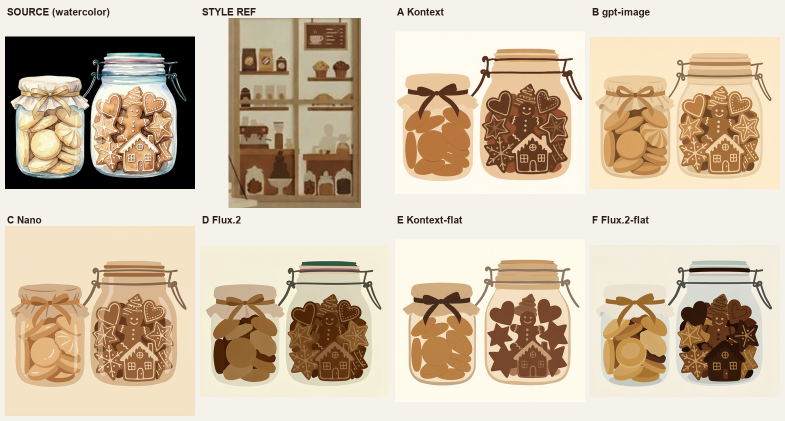
#> input picture tasks/cafe-jars-restyle/boards/board.png, 1570 x 842 px (shown at 1/2 size)
$ python style_board.py --refs ../tasks/cafe-jars-restyle/boards/board.png --cands ../tasks/cafe-jars-restyle/boards/board.png --out out.png
#> lines starting #> are read from the running program, lines starting #| are printed output that depends on the picture
#!/usr/bin/env python3
"""Build a full-size side-by-side style-comparison board for HUMAN judging.

Given one or more REFERENCE style images and one or more CANDIDATE images, lay
them out in two labeled column-groups (REFERENCE on the left, CANDIDATE on the
right) on a single PNG. Images are kept LARGE and legible -- they are scaled to
a common, generous row height (default 1000px) WITHOUT downscaling to thumbnails,
so a human can actually judge brushwork, palette, bleed, and edge treatment.

CLI:
  python3 scripts/style_board.py --refs A.png[,B.png] --cands C.png[,D.png] --out board.png

Options:
  --refs    Comma-separated reference style image paths (required, >=1).
  --cands   Comma-separated candidate image paths (required, >=1).
  --out     Output PNG path (required).
  --height  Target per-image display height in px (default 1000). Images smaller
            than this are NOT upscaled past their native size unless --upscale.
  --upscale Allow upscaling small images up to --height (default off).
  --title   Optional board title text.

Deps: Pillow only.
"""
from __future__ import annotations

import argparse
import sys
from pathlib import Path

from PIL import Image, ImageDraw, ImageFont

BG = (250, 250, 248)
INK = (20, 20, 20)
REF_BADGE = (40, 110, 60)
CAND_BADGE = (150, 60, 30)
DIVIDER = (150, 150, 150)

MARGIN = 28          # outer margin
GAP = 24             # gap between adjacent images
GROUP_GAP = 56       # gap between the REFERENCE group and the CANDIDATE group
CAP_H = 40           # per-image caption strip height
HEADER_H = 64        # column-group header height
TITLE_H = 44         # optional top title height


def load_font(size: int):
    for p in ("/System/Library/Fonts/Supplemental/Arial.ttf",
              "/System/Library/Fonts/Helvetica.ttc",
              "/Library/Fonts/Arial.ttf",
              "/usr/share/fonts/truetype/dejavu/DejaVuSans.ttf"):
        try:
            return ImageFont.truetype(p, size)
        except Exception:
            continue
    return ImageFont.load_default()


def parse_list(arg: str) -> list[Path]:
    out = []
    for tok in arg.split(","):
        tok = tok.strip()
        if not tok:
            continue
        out.append(Path(tok).expanduser())
    return out


def load_scaled(path: Path, target_h: int, upscale: bool):
    """Open image, scale to target_h height preserving aspect.

    Never downscales below the data unnecessarily: target_h is the common row
    height. If the native height is smaller and --upscale is off, the image is
    kept at native size (so we never invent detail), but it still sits in a row
    sized to target_h.
    """
#> called with target_h = 1000, upscale = False
    im = Image.open(path).convert("RGB")
#> im is the input picture: PIL image 1570x842 RGB; mean R, G, B 205.7, 188.5, 165.8
    w, h = im.size
#> w = 1570; h = 842
    if h == target_h:
        return im
    if h > target_h or upscale:
        scale = target_h / float(h)
        new_w = max(1, round(w * scale))
        im = im.resize((new_w, target_h), Image.LANCZOS)
    return im


def text_w(draw, s, font) -> int:
    try:
        l, t, r, b = draw.textbbox((0, 0), s, font=font)
        return r - l
    except Exception:
        return draw.textlength(s, font=font) if hasattr(draw, "textlength") else len(s) * 8


def main(argv=None) -> int:
    ap = argparse.ArgumentParser(description="Full-size side-by-side style board for human judging.")
    ap.add_argument("--refs", required=True, help="Comma-separated reference image paths.")
    ap.add_argument("--cands", required=True, help="Comma-separated candidate image paths.")
    ap.add_argument("--out", required=True, help="Output PNG path.")
    ap.add_argument("--height", type=int, default=1000, help="Target per-image display height in px.")
    ap.add_argument("--upscale", action="store_true", help="Allow upscaling small images to --height.")
    ap.add_argument("--title", default="", help="Optional board title.")
    args = ap.parse_args(argv)

    ref_paths = parse_list(args.refs)
    cand_paths = parse_list(args.cands)
    if not ref_paths:
        print("error: --refs needs at least one path", file=sys.stderr)
        return 2
    if not cand_paths:
        print("error: --cands needs at least one path", file=sys.stderr)
        return 2

    missing = [str(p) for p in (ref_paths + cand_paths) if not p.exists()]
    if missing:
        print("error: missing input file(s):\n  " + "\n  ".join(missing), file=sys.stderr)
        return 2

    target_h = max(64, args.height)

    refs = [(p, load_scaled(p, target_h, args.upscale)) for p in ref_paths]
#> refs = 1 item
    cands = [(p, load_scaled(p, target_h, args.upscale)) for p in cand_paths]
#> cands = 1 item

    # Common row height = tallest image actually produced (handles small native imgs).
    row_h = max(im.height for _, im in (refs + cands))
#> row_h = 842

    ref_w = sum(im.width for _, im in refs) + GAP * (len(refs) - 1)
#> ref_w = 1570
    cand_w = sum(im.width for _, im in cands) + GAP * (len(cands) - 1)
#> cand_w = 1570

    top = MARGIN + (TITLE_H if args.title else 0)
    header_y = top
    img_y = header_y + HEADER_H
    cap_y = img_y + row_h
#> cap_y = 934

    board_w = MARGIN + ref_w + GROUP_GAP + cand_w + MARGIN
#> board_w = 3252
    board_h = cap_y + CAP_H + MARGIN
#> board_h = 1002

    board = Image.new("RGB", (board_w, board_h), BG)
    d = ImageDraw.Draw(board)

    f_title = load_font(30)
    f_header = load_font(26)
    f_cap = load_font(18)

    if args.title:
        d.text((MARGIN, MARGIN), args.title, fill=INK, font=f_title)

    # group headers
    d.text((MARGIN, header_y + 14), f"REFERENCE  ({len(refs)})", fill=REF_BADGE, font=f_header)
    cand_x0 = MARGIN + ref_w + GROUP_GAP
#> cand_x0 = 1654
    d.text((cand_x0, header_y + 14), f"CANDIDATE  ({len(cands)})", fill=CAND_BADGE, font=f_header)

    # vertical divider between the two groups
    div_x = MARGIN + ref_w + GROUP_GAP // 2
#> div_x = 1626
    d.line([(div_x, header_y), (div_x, cap_y + CAP_H)], fill=DIVIDER, width=2)

    def place_group(items, x0, badge):
#> called with x0 = 28, badge = (40, 110, 60)
        x = x0
        for p, im in items:
            # center each image vertically within row_h (small natives sit centered)
            oy = img_y + (row_h - im.height) // 2
            board.paste(im, (x, oy))
            # caption: filename, centered under the image, truncated to image width
            name = p.name
            tw = text_w(d, name, f_cap)
            while tw > im.width and len(name) > 6:
                name = name[:-4] + "…"
                tw = text_w(d, name, f_cap)
            tx = x + max(0, (im.width - tw) // 2)
            d.text((tx, cap_y + 8), name, fill=badge, font=f_cap)
            x += im.width + GAP
#> this loop made 1 pass
#> (oy, tx) on pass 1: (92, 767)
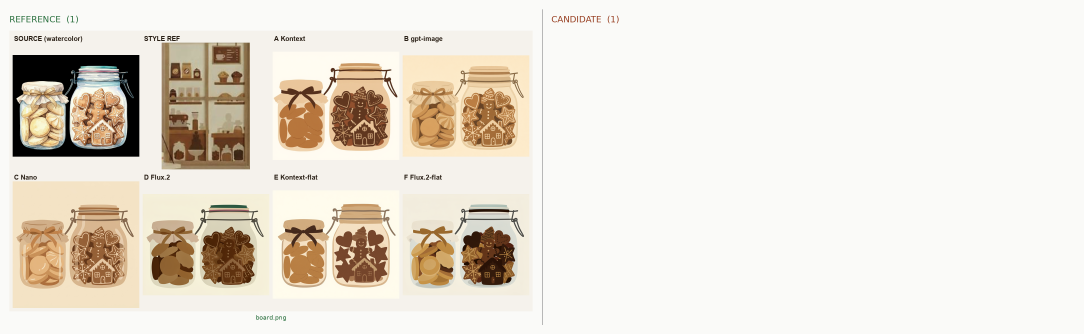
#> board: PIL image 3252x1002 RGB (shown at 1/3 size); mean R, G, B 231.9, 224.9, 214.4
#> after the loop, x = 1622

    place_group(refs, MARGIN, REF_BADGE)
    place_group(cands, cand_x0, CAND_BADGE)
#> call 2 of place_group, with x0 = 1654, badge = (150, 60, 30)
#> in place_group (call 2), `x = x0`: x = 1654
#> the loop in place_group (call 2), `for p, im in items:` made 1 pass
#> (oy, tx) on pass 1: (92, 2393)
#> after the loop in place_group (call 2), `for p, im in items:`:
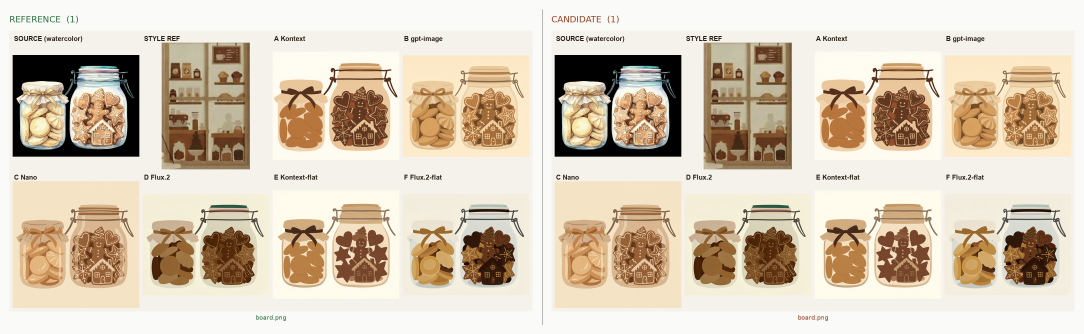
#> board: PIL image 3252x1002 RGB (shown at 1/3 size); mean R, G, B 213.9, 199.9, 181
#> after the loop in place_group (call 2), `for p, im in items:`: x = 3248

    out = Path(args.out).expanduser()
    out.parent.mkdir(parents=True, exist_ok=True)
    board.save(out)
    print(f"wrote {out}  ({board.size[0]}x{board.size[1]})  "
          f"refs={len(refs)} cands={len(cands)} row_h={row_h}")
#| wrote out.png  (3252x1002)  refs=1 cands=1 row_h=842
    return 0


if __name__ == "__main__":
    raise SystemExit(main())
#> (the program exits here)

$ run again, with tasks/cafe-jars-restyle/boards/clean_set.png copied over tasks/cafe-jars-restyle/boards/board.png
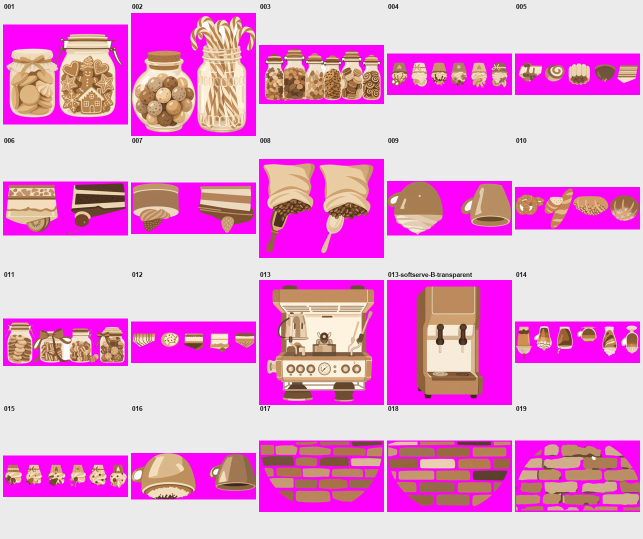
#> input picture tasks/cafe-jars-restyle/boards/clean_set.png, 1286 x 1078 px (shown at 1/2 size)
#> in load_scaled, im is the input picture: PIL image 1286x1078 RGB; mean R, G, B 229.1, 159, 211.1
#> im: PIL image 1193x1000 RGB
#> refs = 1 item
#> row_h = 1000
#> ref_w = 1193
#> cap_y = 1092
#> board_w = 2498
#> board_h = 1160
#> cand_x0 = 1277
#> div_x = 1249
#> the loop in place_group, `for p, im in items:` made 1 pass
#> (oy, tx) on pass 1: (92, 578)
#> after the loop in place_group, `for p, im in items:`:
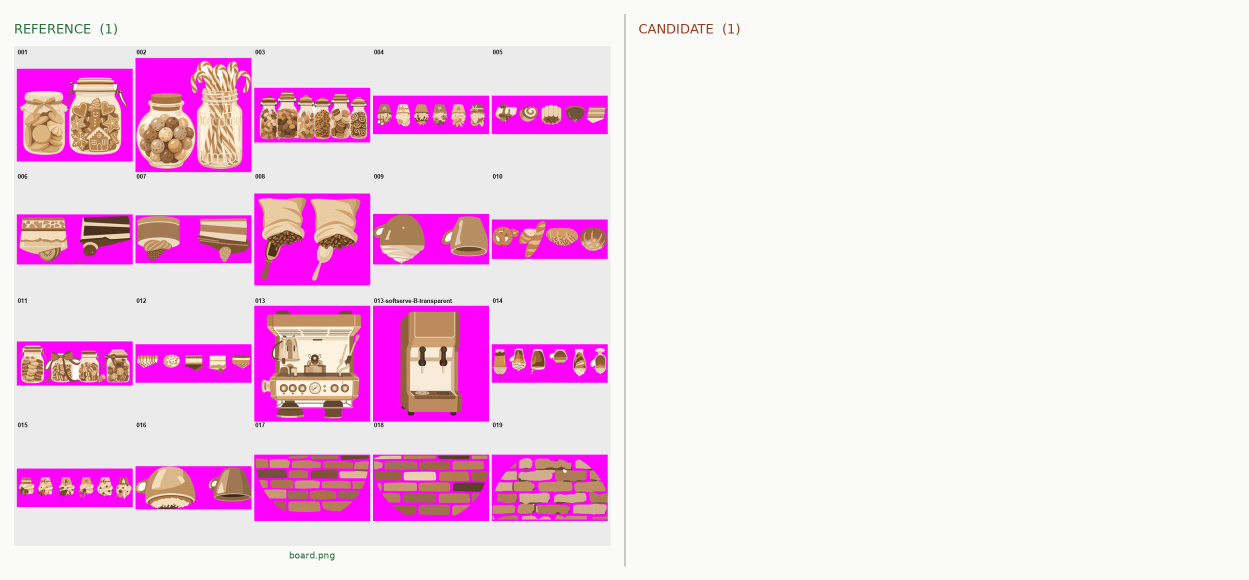
#> board: PIL image 2498x1160 RGB (shown at 1/2 size); mean R, G, B 241.2, 212.4, 232.5
#> after the loop in place_group, `for p, im in items:`: x = 1245
#> in place_group (call 2), `x = x0`: x = 1277
#> the loop in place_group (call 2), `for p, im in items:` made 1 pass
#> (oy, tx) on pass 1: (92, 1827)
#> after the loop in place_group (call 2), `for p, im in items:`:
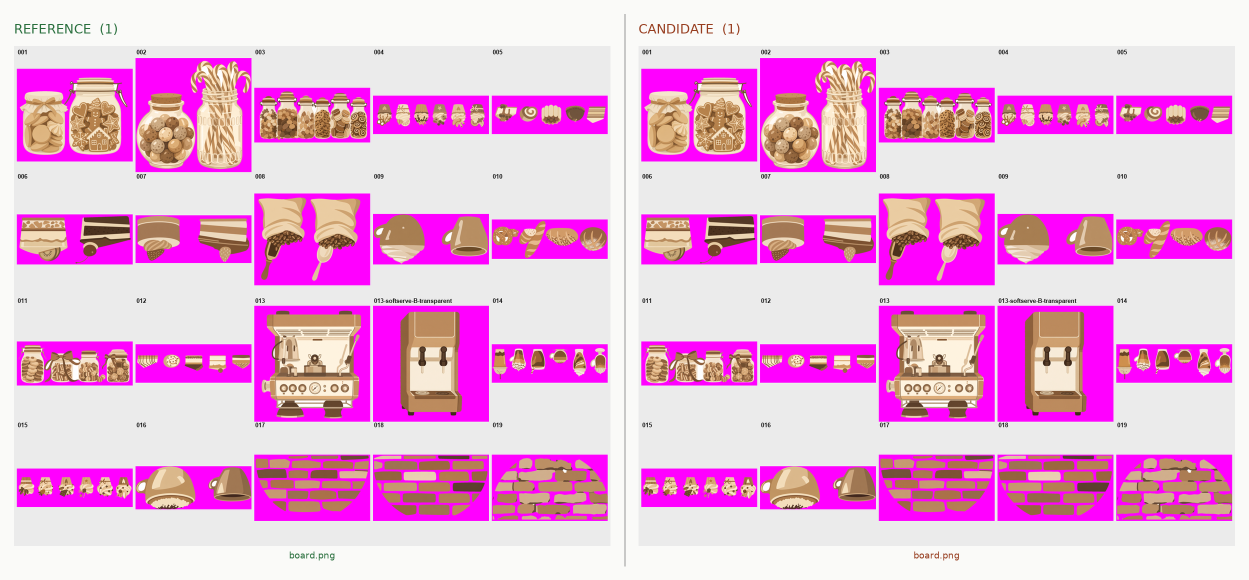
#> board: PIL image 2498x1160 RGB (shown at 1/2 size); mean R, G, B 232.5, 175, 217.2
#> after the loop in place_group (call 2), `for p, im in items:`: x = 2494
#| wrote out.png  (2498x1160)  refs=1 cands=1 row_h=1000

$ run again, with tasks/cafe-jars-restyle/boards/gelato_transparent.png copied over tasks/cafe-jars-restyle/boards/board.png
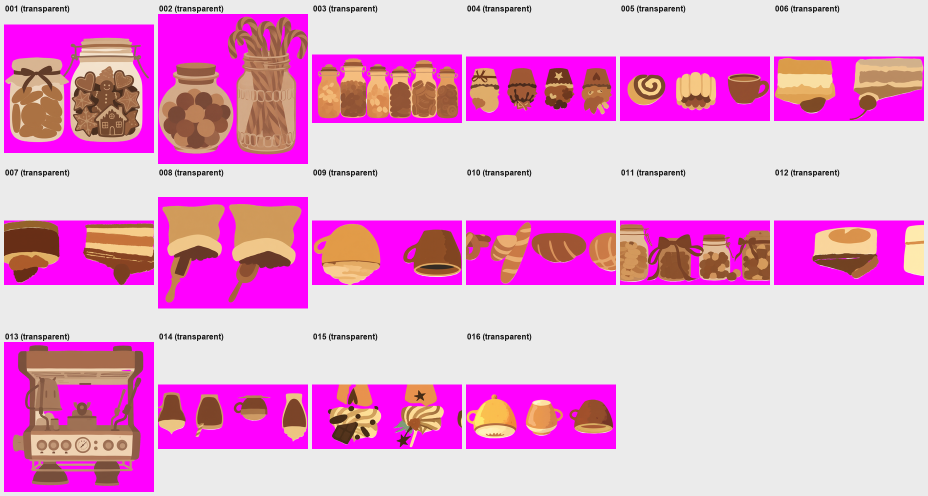
#> input picture tasks/cafe-jars-restyle/boards/gelato_transparent.png, 1856 x 992 px (shown at 1/2 size)
#> in load_scaled, im is the input picture: PIL image 1856x992 RGB; mean R, G, B 227, 160.4, 207
#> refs = 1 item
#> row_h = 992
#> ref_w = 1856
#> cap_y = 1084
#> board_w = 3824
#> board_h = 1152
#> cand_x0 = 1940
#> div_x = 1912
#> the loop in place_group, `for p, im in items:` made 1 pass
#> (oy, tx) on pass 1: (92, 910)
#> after the loop in place_group, `for p, im in items:`:
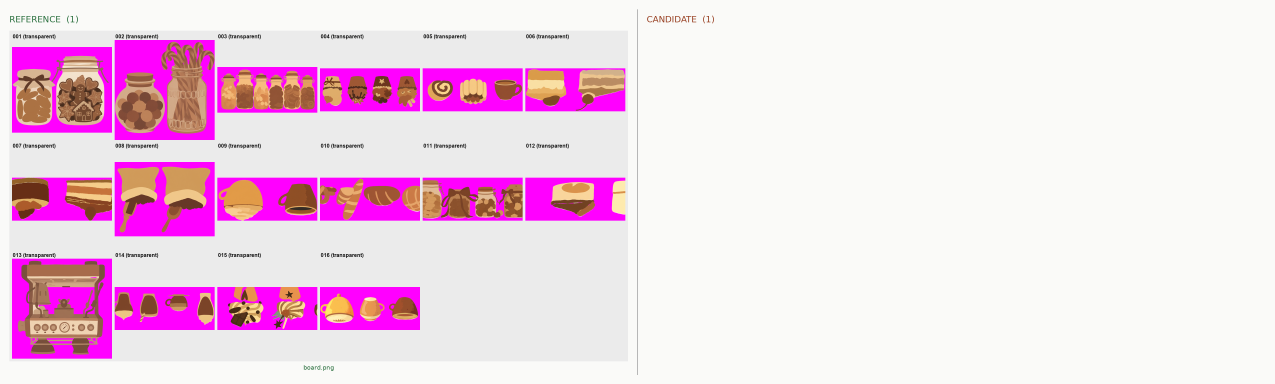
#> board: PIL image 3824x1152 RGB (shown at 1/3 size); mean R, G, B 240.2, 212.4, 230.7
#> after the loop in place_group, `for p, im in items:`: x = 1908
#> in place_group (call 2), `x = x0`: x = 1940
#> the loop in place_group (call 2), `for p, im in items:` made 1 pass
#> (oy, tx) on pass 1: (92, 2822)
#> after the loop in place_group (call 2), `for p, im in items:`:
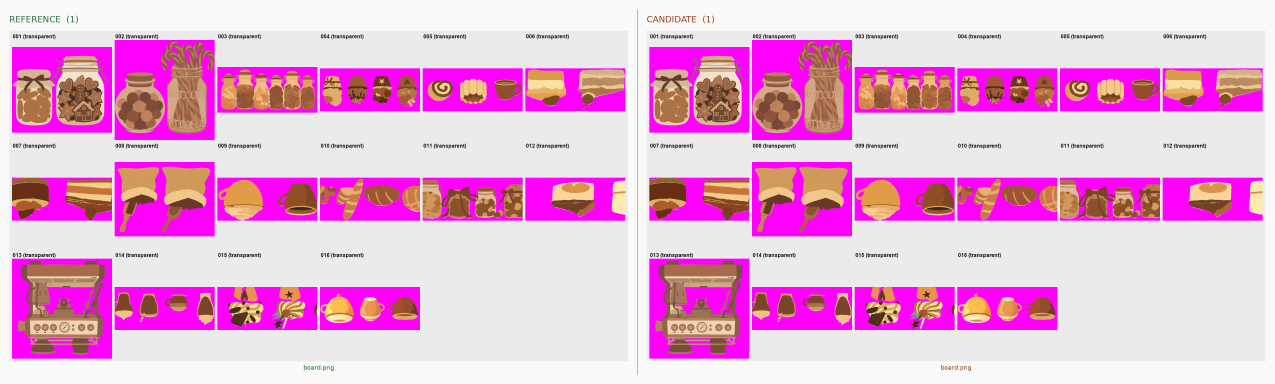
#> board: PIL image 3824x1152 RGB (shown at 1/3 size); mean R, G, B 230.6, 174.9, 213.5
#> after the loop in place_group (call 2), `for p, im in items:`: x = 3820
#| wrote out.png  (3824x1152)  refs=1 cands=1 row_h=992

$ run again, with tasks/cafe-jars-restyle/boards/gelato_white.png copied over tasks/cafe-jars-restyle/boards/board.png
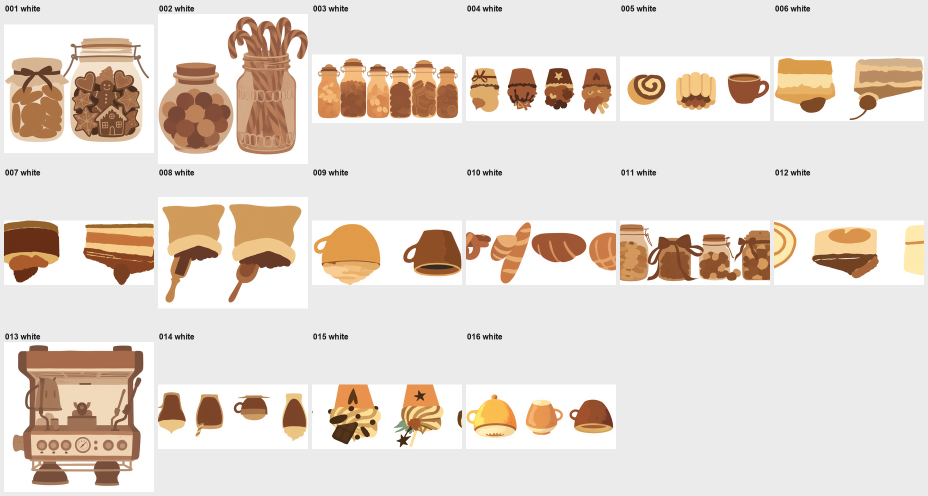
#> input picture tasks/cafe-jars-restyle/boards/gelato_white.png, 1856 x 992 px (shown at 1/2 size)
#> in load_scaled, im is the input picture: PIL image 1856x992 RGB; mean R, G, B 227.5, 216.3, 206.9
#> refs = 1 item
#> row_h = 992
#> ref_w = 1856
#> cap_y = 1084
#> board_w = 3824
#> board_h = 1152
#> cand_x0 = 1940
#> div_x = 1912
#> the loop in place_group, `for p, im in items:` made 1 pass
#> (oy, tx) on pass 1: (92, 910)
#> after the loop in place_group, `for p, im in items:`:
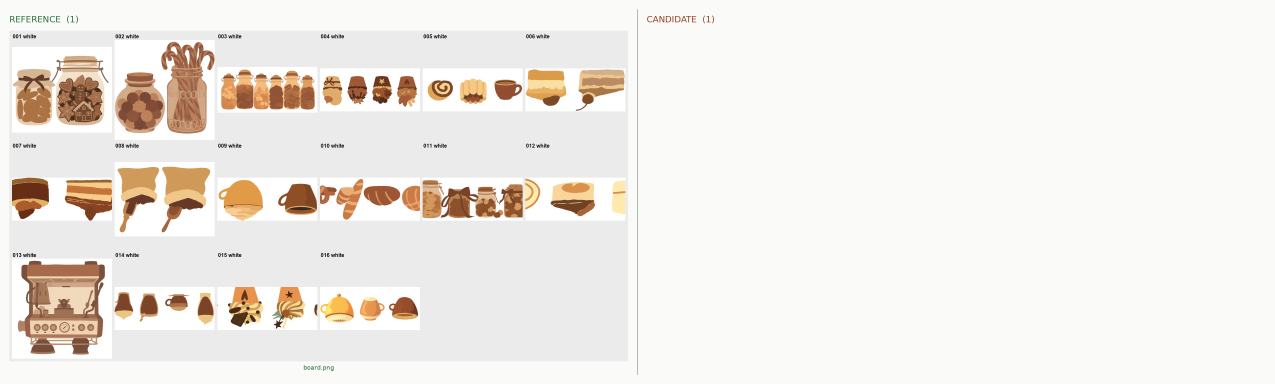
#> board: PIL image 3824x1152 RGB (shown at 1/3 size); mean R, G, B 240.4, 235.8, 230.7
#> after the loop in place_group, `for p, im in items:`: x = 1908
#> in place_group (call 2), `x = x0`: x = 1940
#> the loop in place_group (call 2), `for p, im in items:` made 1 pass
#> (oy, tx) on pass 1: (92, 2822)
#> after the loop in place_group (call 2), `for p, im in items:`:
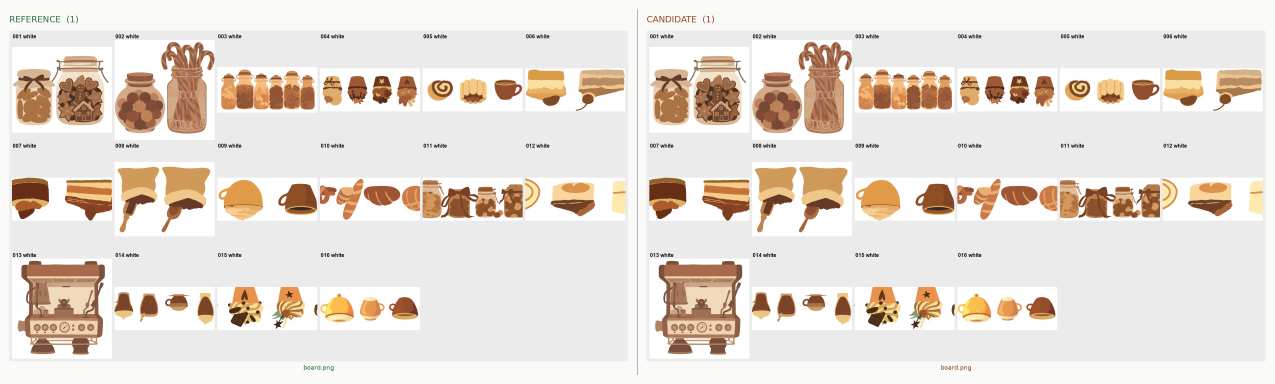
#> board: PIL image 3824x1152 RGB (shown at 1/3 size); mean R, G, B 231, 221.7, 213.5
#> after the loop in place_group (call 2), `for p, im in items:`: x = 3820
#| wrote out.png  (3824x1152)  refs=1 cands=1 row_h=992
